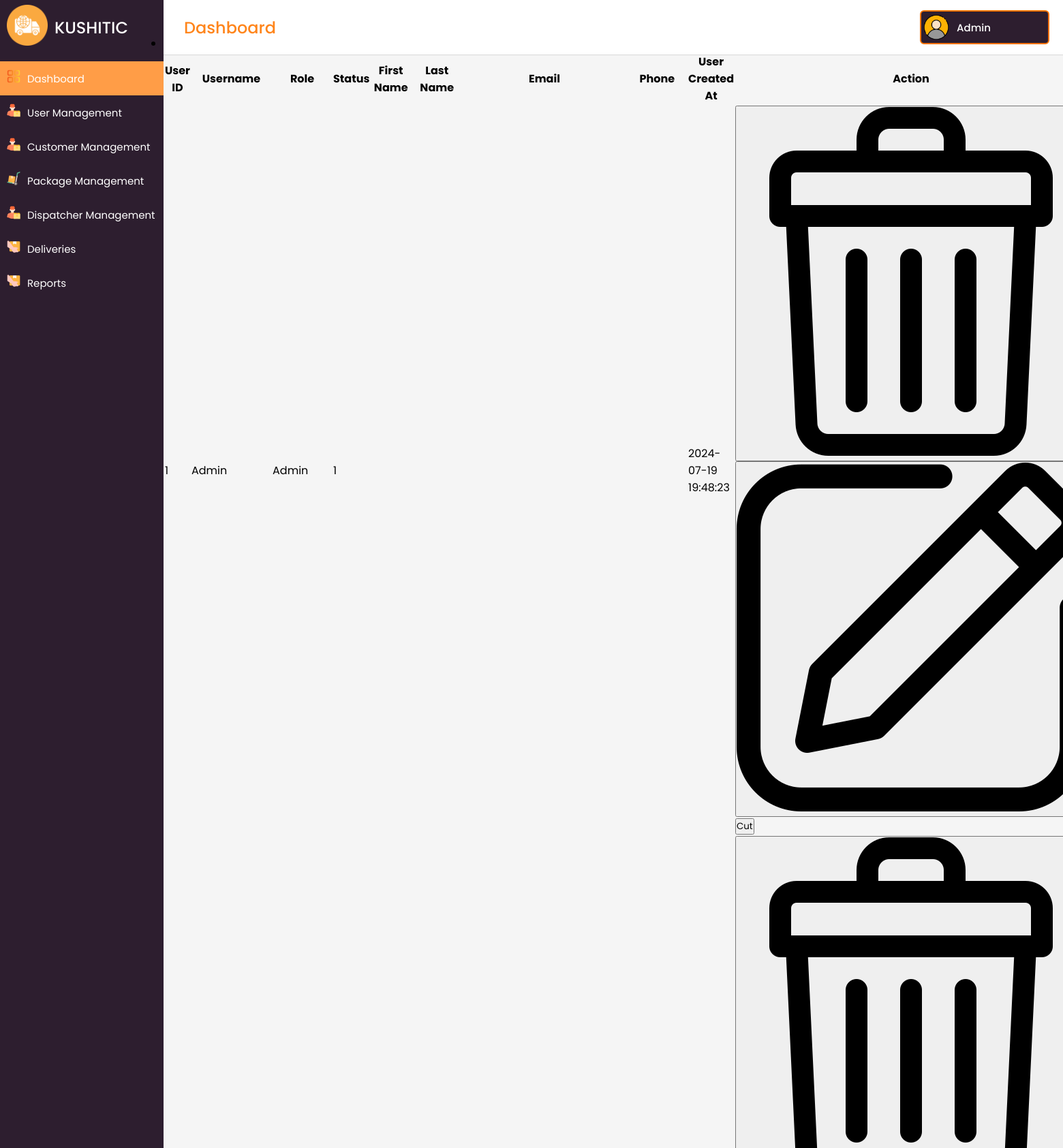
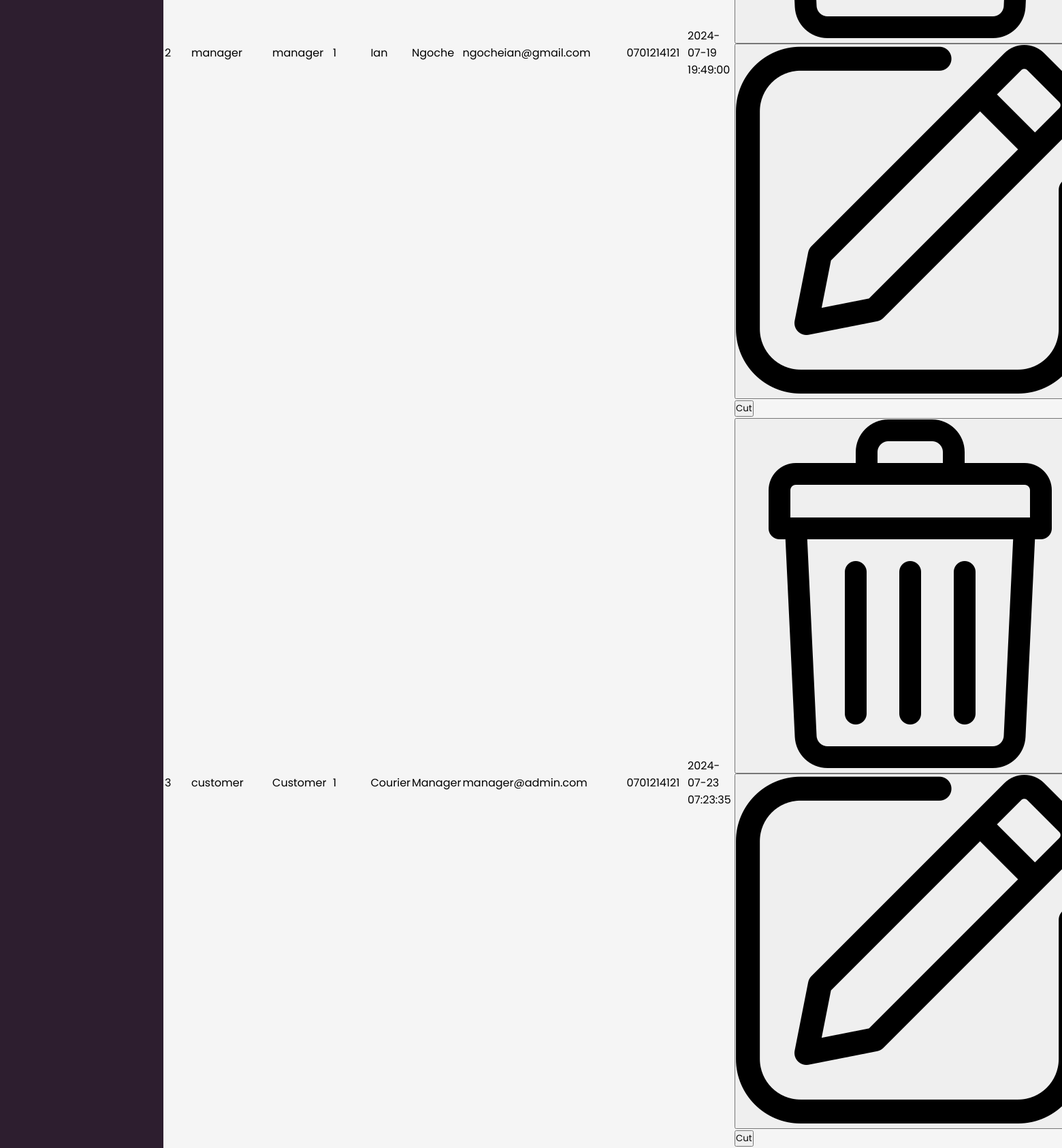
The page /main/admin/courier_management.php (upper part) on the database its author committed (2 pictures, top to bottom).
### tables this page shows
CREATE TABLE `users_tbl` (
  `id` int(11) NOT NULL,
  `role` varchar(255) NOT NULL,
  `username` varchar(50) NOT NULL,
  `password` varchar(255) NOT NULL,
  `created_at` timestamp NOT NULL DEFAULT current_timestamp(),
  `Status` int(11) DEFAULT NULL
);

CREATE TABLE `employees_tbl` (
  `id` int(11) NOT NULL,
  `emply_id` int(11) DEFAULT NULL,
  `first_name` varchar(50) NOT NULL,
  `last_name` varchar(50) NOT NULL,
  `email` varchar(100) NOT NULL,
  `phone` varchar(20) DEFAULT NULL,
  `created_at` timestamp NOT NULL DEFAULT current_timestamp()
);

### main/admin/courier_management.php (the view)
<?php
    include('includes/header.php');
    $sql = "
    SELECT
        users_tbl.id AS user_id,
        users_tbl.username,
        users_tbl.role,
        users_tbl.status,
        employees_tbl.first_name,
        employees_tbl.last_name,
        employees_tbl.email,
        employees_tbl.phone,
        users_tbl.created_at AS user_created_at,
        employees_tbl.created_at AS employee_created_at
    FROM
        users_tbl
    LEFT JOIN
        employees_tbl
    ON
        users_tbl.id = employees_tbl.emply_id
    ORDER BY
        users_tbl.id ASC";
    $result = $conn->query($sql);
    ?>
   <div class="overview-boxes">
    <button class="box">
            <div class="right-side">
                <div class="box-topic">Manage Couriers</div>
             </div>
    </button>
    <button class="box">
            <div class="right-side">
                <div class="box-topic">Assign Deliveries
</div>
             </div>
    </button>
    <button class="box">
            <div class="right-side">
                <div class="box-topic">Total Users</div>
             </div>
    </button>
    <button class="box">
            <div class="right-side">
                <div class="box-topic">Total Users</div>
             </div>
    </button>
    </div>
        <div class="main-box">
          <div class=" section-box box">
            <div class="title-box">List of System Users</div>
            <div class="box-details">
              <ul class="details">
                <li class="topic">
                  <div class="button">
                    <a href="add_users.php">Add Users</a>
                  </div>
                </li>
                <div class="table-wrapper">
                <table class="fl-table">
            <thead>
                <tr>
                    <th>User ID</th>
                    <th>Username</th>
                    <th>Role</th>
                    <th>Status</th>
                    <th>First Name</th>
                    <th>Last Name</th>
                    <th>Email</th>
                    <th>Phone</th>
                    <th>User Created At</th>
                    <th>Action</th>
                </tr>
            </thead>
            <tbody>
    <?php
    if ($result->num_rows > 0) {
        while($row = $result->fetch_assoc()) {
            echo "<tr>";
            echo "<td>" . $row['user_id'] . "</td>";
            echo "<td>" . $row['username'] . "</td>";
            echo "<td>" . $row['role'] . "</td>";
            echo "<td>" . $row['status'] . "</td>";
            echo "<td>" . $row['first_name'] . "</td>";
            echo "<td>" . $row['last_name'] . "</td>";
            echo "<td>" . $row['email'] . "</td>";
            echo "<td>" . $row['phone'] . "</td>";
            echo "<td>" . $row['user_created_at'] . "</td>";
            echo "<td>
                    <div class='multi-button'>
                        <button class='btn-tbl' id='cut'><span><div class='icon-img'>
                        <img src='assets/img/icons/trash.png' alt='' />
                      </div></span></button>
                        <button class='btn-tbl' id='edit'><span> <div class='icon-img'>
                        <img src='assets/img/icons/edit.png' alt='' />
                      </div></span></button>
                        <button class='btn-tbl' id='cut'><span> Cut</span></button>
                    </div>
                </td>";
            echo "</tr>";
        }
    } else {
        echo "<tr><td colspan='10'>No records found</td></tr>";
    }
    ?>
</tbody>
        </table>
              </div>
              </ul>
            </div>
          </div>
        </div>
        <?php
include('includes/footer.php');
?>

### main/admin/includes/header.php (shortened to what this page needs)
<!DOCTYPE html>
<html lang="en" dir="ltr">
  <head>
    <link rel="stylesheet" href="assets/css/style.css" />
  </head>
  <body>
    <div class="sidebar">
      <div class="logo-details">
      <div class=" icon-img">
              <img src="assets/img/icons/worldwide-delivery.png" alt="" />
      </div>
        <span class="logo_name">KUSHITIC</span>
      </div>
      <ul class="nav-links">
        <li>
          <a href="index.php" class="active">
            <div class=" icon-img">
              <img src="assets/img/icons/dashboards.png" alt="" />
            </div>
            <span class="links_name">Dashboard</span>
          </a>
        </li>
        <li class="dropdown">
            <a href="#">
                <div class="icon-img">
                    <img src="assets/img/icons/worker.png" alt="" />
                </div>
                <span class="links_name">User Management</span>
            </a>
        </li>
        <li>
          <a href="all_customers.php">
          <div class=" icon-img">
              <img src="assets/img/icons/worker.png" alt="" />
            </div>
            <span class="links_name">Customer Management</span>
          </a>
        </li>
        <li class="dropdown">
            <a href="#">
                <div class="icon-img">
                    <img src="assets/img/icons/trolley.png" alt="" />
                </div>
                <span class="links_name">Package Management</span>
            </a>
        </li>
        <li>
          <a href="all_dispatcher.php">
          <div class=" icon-img">
              <img src="assets/img/icons/worker.png" alt="" />
            </div>
            <span class="links_name">Dispatcher Management</span>
          </a>
        </li>
        <li>
          <a href="all_consignment.php">
            <div class=" icon-img">
              <img src="assets/img/icons/delivery-courier.png" alt="" />
            </div>
            <span class="links_name">Deliveries</span>
          </a>
        </li>
        <li>
          <a href="reports.php">
          <div class=" icon-img">
              <img src="assets/img/icons/delivery-courier.png" alt="" />
          </div>
            <span class="links_name">Reports</span>
          </a>
        </li>
      </ul>
    </div>
<section class="home-section">
      <nav>
        <div class="sidebar-button">
          <span class="dashboard">Dashboard</span>
        </div>
        <div class="profile-details">
          <img src="assets/img/icons/profile.png" alt="" />
          <span class="admin_name">Admin</span>
        </div>
      </nav>
      <div class="home-content">

### main/admin/includes/footer.php (shortened to what this page needs)
 </div>
</section>
  </body>
</html>

### main/admin/assets/css/style.css (style rules this page uses)
:root { --white-color: #ffffff; --custom-gray-color: #d5d5d5; --dark-purple: #2D1E2F; --custom-primary-color: #ff851b; --custom-primary-hover-color: #FF9D47; --custom-text-color: #F57200; --text-dark: #000; --danger: #fa0808; --danger-hover: #f82b2b; --success: #015012; }
* { margin: 0; padding: 0; box-sizing: border-box; font-family: 'Poppins', sans-serif; }
body { min-height: 100%; }
.sidebar { position: fixed; height: 100%; width: 240px; background: var(--dark-purple); transition: all 0.5s ease; }
.sidebar .icon-img img { margin: 10px; width: 20px; height: 20px; }
.sidebar .logo-details { height: 80px; display: flex; align-items: center; }
.sidebar .logo-details img { font-size: 28px; font-weight: 500; color: #fff; min-width: 60px; min-height: 60px; text-align: center }
.sidebar .logo-details .logo_name { color: #fff; font-size: 24px; font-weight: 500; }
.sidebar .nav-links { margin-top: 10px; }
.sidebar .nav-links li { position: relative; list-style: none; height: 50px; }
.sidebar .nav-links li a { height: 100%; width: 100%; display: flex; align-items: center; text-decoration: none; transition: all 0.4s ease; }
.sidebar .nav-links li a.active { background: var(--custom-primary-hover-color); }
.sidebar .nav-links li a .links_name { color: #fff; font-size: 15px; font-weight: 400; white-space: nowrap; }
.sidebar .nav-links li.dropdown { position: relative; }
.home-section { position: relative; background: #f5f5f5; min-height: 100vh; width: calc(100% - 240px); left: 240px; transition: all 0.5s ease; }
.home-section nav { display: flex; justify-content: space-between; height: 80px; background: var(--white-color); display: flex; align-items: center; position: fixed; width: calc(100% - 240px); left: 240px; z-index: 100; padding: 0 20px; box-shadow: 0 1px 1px rgba(0, 0, 0, 0.1); transition: all 0.5s ease; }
.home-section nav .sidebar-button { display: flex; align-items: center; font-size: 24px; font-weight: 500; color: var(--custom-primary-color); }
.home-section nav .profile-details { display: flex; align-items: center; background: var(--dark-purple); border: 2px solid var(--custom-text-color); border-radius: 6px; height: 50px; min-width: 190px; padding: 0 15px 0 2px; }
nav .profile-details img { height: 40px; width: 40px; border-radius: 6px; object-fit: cover; }
nav .profile-details .admin_name { font-size: 15px; font-weight: 500; color: var(--white-color); margin: 0 10px; white-space: nowrap; }

### rows shown on the page
users_tbl: id "1", username "Admin", role "Admin", Status "1", created_at "2024-07-19 19:48:23"
users_tbl: id "2", username "manager", role "manager", Status "1", employees_tbl.first_name "Ian", employees_tbl.last_name "Ngoche", employees_tbl.email "ngocheian@gmail.com", employees_tbl.phone "0701214121", created_at "2024-07-19 19:49:00"
users_tbl: id "3", username "customer", role "Customer", Status "1", employees_tbl.first_name "Courier", employees_tbl.last_name "Manager", employees_tbl.email "manager@admin.com", employees_tbl.phone "0701214121", created_at "2024-07-23 07:23:35"
